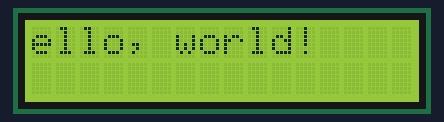
A sketch run on a simulated Arduino Uno, built with avr-gcc and run on an emulated ATmega328P. Parts: 16×2 character LCD.

Above: at 0.15 s.
At 5.58 s:
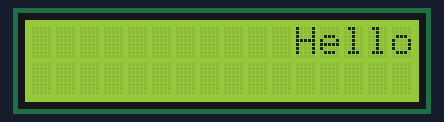
At 11.0 s:
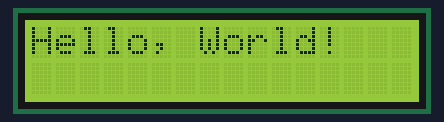
At 17.58 s:
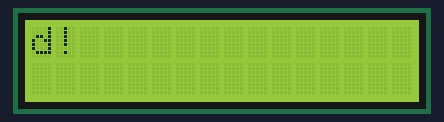
At 24.53 s:
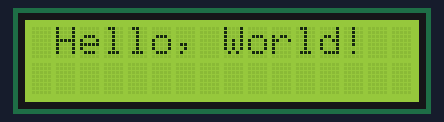
At 39.85 s:
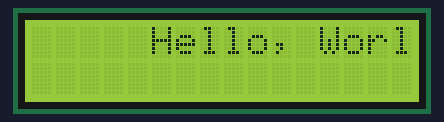

Measured:
- what the display in image 2 shows lasts 5.1 s, from 10.9 s to 16.0 s

The sketch:

_28_HelloWorld_4pin.ino
```cpp
//YWROBOT
//Compatible with the Arduino IDE 1.0
//Library version:1.1
#include <LiquidCrystal_I2C.h>

LiquidCrystal_I2C lcd(0x3F,16,2);  // 0x27  set the LCD address to 0x27 for a 16 chars and 2 line display

void setup(){
  lcd.begin();                      // initialize the lcd
  // Print a message to the LCD.
  lcd.backlight();
  lcd.setCursor(0,0);
  lcd.print("Hello, world!");

}


void loop(){
  for (int posCnt = 0; posCnt < 13; posCnt++) {
    // scroll one position left:
    lcd.scrollDisplayLeft();
    // wait a bit:
    delay(150);
  }

  for (int posCnt = 0; posCnt < 29; posCnt++) {
    // scroll one position right:
    lcd.scrollDisplayRight();
    // wait a bit:
    delay(150);
  }

  for (int posCnt = 0; posCnt < 16; posCnt++) {
    // scroll one position left:
    lcd.scrollDisplayLeft();
    // wait a bit:
    delay(150);
  }

  lcd.setCursor(0, 0);
  lcd.print("Hello, World!");
  lcd.setCursor(0, 1);
  lcd.print(millis() / 1000);

  for(int i = 0 ; i < 10; i++){
    lcd.clear();
    delay(100);
    lcd.setCursor(0, 0);
    lcd.print("Hello, World!");
    delay(100);
  }

  // delay at the end of the full loop:
  delay(5000);

}
```
